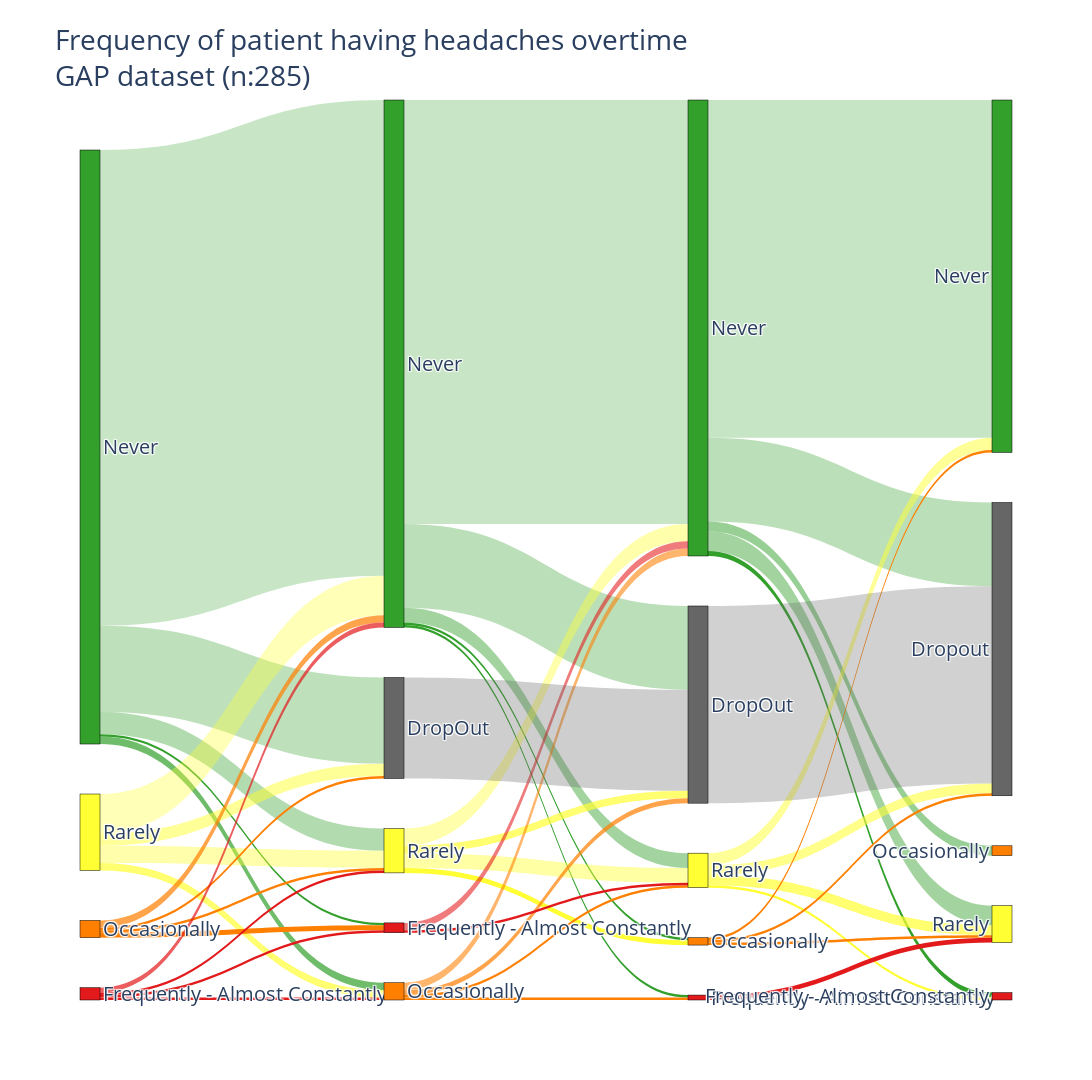

The cell this chart's notebook holds for it:
### Code cell
label = ["Never","Rarely","Occasionally","Frequently - Almost Constantly",
         "Never","Rarely","Occasionally","Frequently - Almost Constantly","DropOut",
         "Never","Rarely","Occasionally","Frequently - Almost Constantly","DropOut",
         "Never","Rarely","Occasionally","Frequently - Almost Constantly","Dropout"]
title = "Frequency of patient having headaches overtime<br>GAP dataset (n:285)"

source , target, value,node,link = get_link(results[2],4)
ploting(label,title,link,node)

### Figure 1 — Plotly figure (JSON) as saved in the notebook; plotly's stock layout.template omitted (floating-point values rounded to 4 significant figures)
{"data": [{"arrangement": "perpendicular", "link": {"color": ["rgba(51,160,44,0.2672612419124244)", "rgba(51,160,44,0.3779644730092272)", "rgba(51,160,44,0.7071067811865475)", "rgba(51,160,44,1.0)", "rgba(51,160,44,0.31622776601683794)", "rgba(255,255,51,0.35355339059327373)", "rgba(255,255,51,0.4082482904638631)", "rgba(255,255,51,0.7071067811865475)", "rgba(255,255,51,0.5)", "rgba(255,127,0,0.7071067811865475)", "rgba(255,127,0,1.0)", "rgba(255,127,0,1.0)", "rgba(255,127,0,1.0)", "rgba(227,26,28,0.7071067811865475)", "rgba(227,26,28,1.0)", "rgba(227,26,28,1.0)", "rgba(227,26,28,1.0)", "rgba(51,160,44,0.2672612419124244)", "rgba(51,160,44,0.4472135954999579)", "rgba(51,160,44,1.0)", "rgba(51,160,44,1.0)", "rgba(51,160,44,0.3333333333333333)", "rgba(255,255,51,0.4082482904638631)", "rgba(255,255,51,0.4472135954999579)", "rgba(255,255,51,1.0)", "rgba(255,255,51,0.7071067811865475)", "rgba(255,127,0,0.5773502691896258)", "rgba(255,127,0,1.0)", "rgba(255,127,0,1.0)", "rgba(255,127,0,0.7071067811865475)", "rgba(227,26,28,0.5773502691896258)", "rgba(227,26,28,1.0)", "rgba(102, 102, 102,0.31622776601683794)", "rgba(51,160,44,0.2773500981126146)", "rgba(51,160,44,0.4472135954999579)", "rgba(51,160,44,0.5)", "rgba(51,160,44,1.0)", "rgba(51,160,44,0.3333333333333333)", "rgba(255,255,51,0.5)", "rgba(255,255,51,0.7071067811865475)", "rgba(255,255,51,1.0)", "rgba(255,255,51,0.5773502691896258)", "rgba(255,127,0,1.0)", "rgba(255,127,0,1.0)", "rgba(255,127,0,1.0)", "rgba(227,26,28,1.0)", "rgba(102, 102, 102,0.30151134457776363)"], "source": [0, 0, 0, 0, 0, 1, 1, 1, 1, 2, 2, 2, 2, 3, 3, 3, 3, 4, 4, 4, 4, 4, 5, 5, 5, 5, 6, 6, 6, 6, 7, 7, 8, 9, 9, 9, 9, 9, 10, 10, 10, 10, 11, 11, 11, 12, 13], "target": [4, 5, 6, 7, 8, 4, 5, 6, 8, 4, 5, 7, 8, 4, 5, 6, 7, 9, 10, 11, 12, 13, 9, 10, 11, 13, 9, 10, 12, 13, 9, 10, 13, 14, 15, 16, 17, 18, 14, 15, 17, 18, 14, 15, 18, 15, 18], "value": [193, 9, 3, 1, 35, 16, 7, 3, 5, 3, 1, 2, 1, 2, 1, 1, 1, 172, 6, 1, 1, 34, 7, 6, 2, 3, 3, 1, 1, 2, 3, 1, 41, 137, 8, 4, 2, 34, 5, 4, 1, 4, 1, 1, 1, 2, 80]}, "node": {"color": ["rgb(51,160,44)", "rgb(255,255,51)", "rgb(255,127,0)", "rgb(227,26,28)", "rgb(51,160,44)", "rgb(255,255,51)", "rgb(255,127,0)", "rgb(227,26,28)", "rgb(102, 102, 102)", "rgb(51,160,44)", "rgb(255,255,51)", "rgb(255,127,0)", "rgb(227,26,28)", "rgb(102, 102, 102)", "rgb(51,160,44)", "rgb(255,255,51)", "rgb(255,127,0)", "rgb(227,26,28)", "rgb(102, 102, 102)"], "label": ["Never", "Rarely", "Occasionally", "Frequently - Almost Constantly", "Never", "Rarely", "Occasionally", "Frequently - Almost Constantly", "DropOut", "Never", "Rarely", "Occasionally", "Frequently - Almost Constantly", "DropOut", "Never", "Rarely", "Occasionally", "Frequently - Almost Constantly", "Dropout"], "line": {"color": "black", "width": 0.5}, "pad": 50, "thickness": 20}, "type": "sankey", "valuesuffix": " Patients", "visible": true}], "layout": {"annotations": [{"showarrow": false, "text": "Baseline", "x": -0.02, "xref": "paper", "y": -0.15, "yref": "paper"}, {"showarrow": false, "text": "4-6 Weeks", "x": 0.3, "xref": "paper", "y": -0.15, "yref": "paper"}, {"showarrow": false, "text": "3 Month Follow-up", "x": 0.74, "xref": "paper", "y": -0.15, "yref": "paper"}, {"showarrow": false, "text": "6 Month Follow-up", "x": 1.05, "xref": "paper", "y": -0.15, "yref": "paper"}], "font": {"size": 20}, "height": 1080, "title": {"text": "Frequency of patient having headaches overtime<br>GAP dataset (n:285)"}, "width": 1920}}
